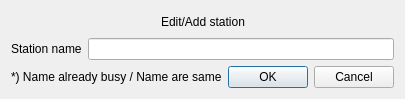
<?xml version="1.0" encoding="UTF-8"?>
<ui version="4.0">
 <class>CAddStationDialog</class>
 <widget class="QDialog" name="CAddStationDialog">
  <property name="geometry">
   <rect>
    <x>0</x>
    <y>0</y>
    <width>371</width>
    <height>99</height>
   </rect>
  </property>
  <property name="windowTitle">
   <string>Dialog</string>
  </property>
  <layout class="QVBoxLayout" name="verticalLayout">
   <item>
    <layout class="QHBoxLayout" name="horizontalLayout_3">
     <item>
      <spacer name="horizontalSpacer_2">
       <property name="orientation">
        <enum>Qt::Horizontal</enum>
       </property>
       <property name="sizeHint" stdset="0">
        <size>
         <width>40</width>
         <height>20</height>
        </size>
       </property>
      </spacer>
     </item>
     <item>
      <widget class="QLabel" name="label">
       <property name="text">
        <string>Edit/Add station</string>
       </property>
      </widget>
     </item>
     <item>
      <spacer name="horizontalSpacer_3">
       <property name="orientation">
        <enum>Qt::Horizontal</enum>
       </property>
       <property name="sizeHint" stdset="0">
        <size>
         <width>40</width>
         <height>20</height>
        </size>
       </property>
      </spacer>
     </item>
    </layout>
   </item>
   <item>
    <layout class="QHBoxLayout" name="horizontalLayout">
     <item>
      <widget class="QLabel" name="label_2">
       <property name="text">
        <string>Station name</string>
       </property>
      </widget>
     </item>
     <item>
      <widget class="QLineEdit" name="lineEdit"/>
     </item>
    </layout>
   </item>
   <item>
    <layout class="QHBoxLayout" name="horizontalLayout_2">
     <item>
      <widget class="QLabel" name="busyLabel">
       <property name="text">
        <string>*) Name already busy / Name are same</string>
       </property>
      </widget>
     </item>
     <item>
      <widget class="QDialogButtonBox" name="buttonBox">
       <property name="orientation">
        <enum>Qt::Horizontal</enum>
       </property>
       <property name="standardButtons">
        <set>QDialogButtonBox::Cancel|QDialogButtonBox::Ok</set>
       </property>
      </widget>
     </item>
    </layout>
   </item>
  </layout>
 </widget>
 <resources/>
 <connections>
  <connection>
   <sender>buttonBox</sender>
   <signal>rejected()</signal>
   <receiver>CAddStationDialog</receiver>
   <slot>reject()</slot>
   <hints>
    <hint type="sourcelabel">
     <x>282</x>
     <y>77</y>
    </hint>
    <hint type="destinationlabel">
     <x>185</x>
     <y>49</y>
    </hint>
   </hints>
  </connection>
 </connections>
</ui>
